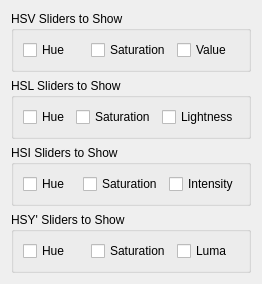
    <widget class="QWidget" name="colorSliderOptions" native="true">
     <layout class="QVBoxLayout" name="verticalLayout">
      <item>
       <widget class="QGroupBox" name="groupHsv">
        <property name="title">
         <string>HSV Sliders to Show</string>
        </property>
        <layout class="QHBoxLayout" name="horizontalLayout">
         <item>
          <widget class="QCheckBox" name="csl_hsvH">
           <property name="text">
            <string>Hue</string>
           </property>
          </widget>
         </item>
         <item>
          <widget class="QCheckBox" name="csl_hsvS">
           <property name="text">
            <string>Saturation</string>
           </property>
          </widget>
         </item>
         <item>
          <widget class="QCheckBox" name="csl_hsvV">
           <property name="text">
            <string>Value</string>
           </property>
          </widget>
         </item>
        </layout>
       </widget>
      </item>
      <item>
       <widget class="QGroupBox" name="groupHsl">
        <property name="title">
         <string>HSL Sliders to Show</string>
        </property>
        <layout class="QHBoxLayout" name="horizontalLayout_3">
         <item>
          <widget class="QCheckBox" name="csl_hslH">
           <property name="text">
            <string>Hue</string>
           </property>
          </widget>
         </item>
         <item>
          <widget class="QCheckBox" name="csl_hslS">
           <property name="text">
            <string>Saturation</string>
           </property>
          </widget>
         </item>
         <item>
          <widget class="QCheckBox" name="csl_hslL">
           <property name="text">
            <string>Lightness</string>
           </property>
          </widget>
         </item>
        </layout>
       </widget>
      </item>
      <item>
       <widget class="QGroupBox" name="groupHsi">
        <property name="title">
         <string>HSI Sliders to Show</string>
        </property>
        <layout class="QHBoxLayout" name="horizontalLayout_2">
         <item>
          <widget class="QCheckBox" name="csl_hsiH">
           <property name="text">
            <string>Hue</string>
           </property>
          </widget>
         </item>
         <item>
          <widget class="QCheckBox" name="csl_hsiS">
           <property name="text">
            <string>Saturation</string>
           </property>
          </widget>
         </item>
         <item>
          <widget class="QCheckBox" name="csl_hsiI">
           <property name="text">
            <string>Intensity</string>
           </property>
          </widget>
         </item>
        </layout>
       </widget>
      </item>
      <item>
       <widget class="QGroupBox" name="groupHsy">
        <property name="title">
         <string>HSY' Sliders to Show</string>
        </property>
        <layout class="QHBoxLayout" name="horizontalLayout_4">
         <item>
          <widget class="QCheckBox" name="csl_hsyH">
           <property name="text">
            <string>Hue</string>
           </property>
          </widget>
         </item>
         <item>
          <widget class="QCheckBox" name="csl_hsyS">
           <property name="text">
            <string>Saturation</string>
           </property>
          </widget>
         </item>
         <item>
          <widget class="QCheckBox" name="csl_hsyY">
           <property name="text">
            <string>Luma</string>
           </property>
          </widget>
         </item>
        </layout>
       </widget>
      </item>
     </layout>
    </widget>
